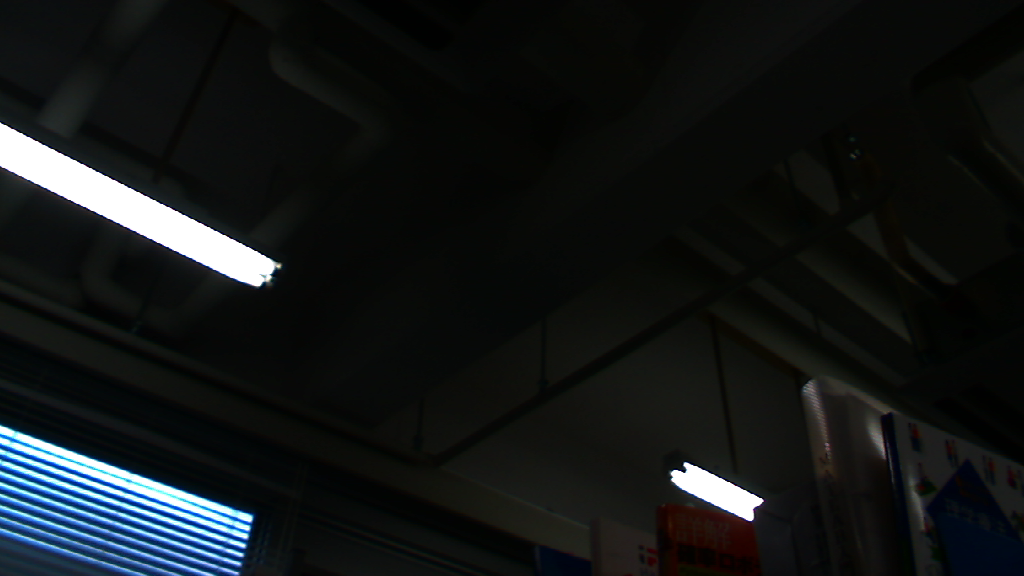
#> input picture final_report/kabe_images/0001.png, 1024 x 576 px; its folder holds 4 pictures in this run
$ python memo2.py
#> lines starting #> are read from the running program, lines starting #| are printed output that depends on the picture
import glob
import cv2
import numpy as np
import matplotlib.pyplot as plt
import scipy.optimize as op


def match_feature(img1, img2):
    # SIFTを用意
    sift = cv2.SIFT_create()
    # 特徴点とdescriberを検出
    kp1, des1 = sift.detectAndCompute(img1, None)
    kp2, des2 = sift.detectAndCompute(img2, None)
    # マッチさせる
    bf = cv2.BFMatcher()
    matches = bf.knnMatch(des1, des2, k=2)
    good = []  # オブジェクトの保管場所
    good2 = []  # オブジェクトの保管場所 drawMatchesKnnに食わせるための形式
    for m, n in matches:
        if m.distance < 0.5*n.distance:  # 厳選を実施
            good.append(m)
            good2.append([m])
    img1_pt = [list(map(int, kp1[m.queryIdx].pt))
               for m in good]  # マッチした１枚目の特徴点
    img2_pt = [list(map(int, kp2[m.trainIdx].pt))
               for m in good]  # マッチした２枚目の特徴点
    img3 = cv2.drawMatchesKnn(img1, kp1, img2, kp2, good2,
                             None, flags=cv2.DrawMatchesFlags_NOT_DRAW_SINGLE_POINTS)  # マッチ状況の描画
    # plt.imshow(img3), plt.show()  # 確認のためマッチの様子を出力

    img1_pt_s = []  # 重複削除後のマッチした特徴点
    img2_pt_s = []
    for i in range(len(img1_pt)):
        if (img1_pt[i] not in img1_pt_s) and (img2_pt[i] not in img2_pt_s):  # 重複の確認
            img1_pt_s.append(img1_pt[i])
            img2_pt_s.append(img2_pt[i])

    img1_pt_s = np.array(img1_pt_s)  # 最適化に備えnumpy形式に変換
    img2_pt_s = np.array(img2_pt_s)
    return img1_pt_s, img2_pt_s


def error_func(t):
    # 特徴点の合致における誤差関数
    answer = 0
    for i in range(len(img1_pt_s)):  # 特徴点の組毎に足しこむ
        # 特徴点間の距離の2乗
        answer += (np.linalg.norm(t+img2_pt_s[i]-img1_pt_s[i]))**2
    t_x.append(t[0])  # プロットのための記録
    t_y.append(t[1])
    accum.append(answer)
    return answer

save_dir='class_CV/final_report/kabe_images'
files=sorted(glob.glob(save_dir+"/*"))

pictures=[]
for file in files:
    print(file)
    pictures.append(cv2.imread(file,0))

canvas_h, canvas_w = 2000, 5000
#> canvas_h = 2000; canvas_w = 5000
canvas = np.zeros((canvas_h, canvas_w))
canvas += 255
height, width = pictures[0].shape
#> height = 576; width = 1024

# 1枚目の写真を貼る
vector_root = np.array([300, 100])
canvas[int(vector_root[0]):int(vector_root[0])+height,
       int(vector_root[1]):int(vector_root[1])+width] = pictures[0]

# 写真を2枚ずつ比べ、2枚目の方だけを描画
for i in range(len(pictures)-1):
    # 写真の名前を定義
    img1 = pictures[i]
    img2 = pictures[i+1]
    # マッチする特徴点を抽出
    img1_pt_s, img2_pt_s = match_feature(img1, img2)
    # 最適化可視化のための記録リスト
    t_x = []
    t_y = []
    accum = []
    # 最適なベクトルtの探索
    vec = op.minimize(error_func, [0, 500]).x
    # 前回のベクトルに足し込むことで全体座標系での移動量を求める
    vector = np.array([vec[1], vec[0]])+vector_root
    # これから貼り付ける画像の大きさを取得
    height, width = img2.shape
    print(int(vector[1]),int(vector[1])+width)
    print(img2.shape,canvas[int(vector[0]):int(vector[0])+height, int(vector[1]):int(vector[1])+width].shape)
    # 現状の値と貼り付け画像の平均をとって貼り付ける
    try:
        canvas[int(vector[0]):int(vector[0])+height, int(vector[1]):int(vector[1])+width] = (img2 +
                                                                                         canvas[int(vector[0]):int(vector[0])+height, int(vector[1]):int(vector[1])+width])/2
        vector_root = vector
        # 最適化過程のプロット
        fig = plt.figure()
        ax = fig.add_subplot(projection='3d')
        ax.plot(t_x, t_y, accum)
        # plt.show()
    except ValueError:
        pictures[i+1]=pictures[i]
# 完成した画像を保存
    cv2.imwrite("class_CV/final_report/canvas.jpg", canvas)
#> this loop made 3 passes
#> pass 1, `img2 = pictures[i+1]`:
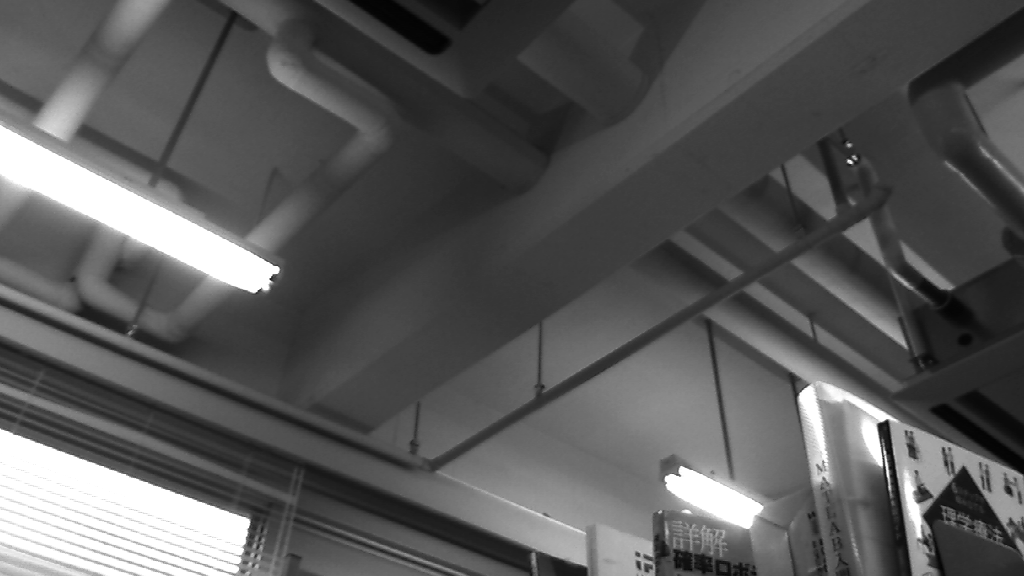
#> img2: shape (576, 1024); min 3, max 255, mean 88.5
#> pass 1, in match_feature, `img3 = cv2.drawMatchesKnn(img1, kp1, img2, kp2, good2, None, flags=cv2..`:
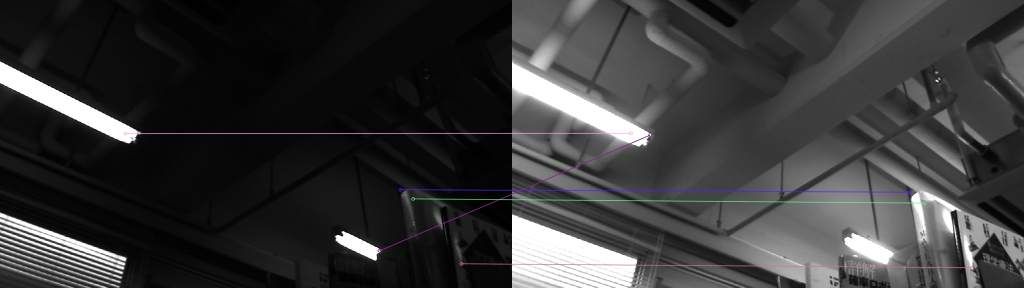
#> img3: shape (576, 2048, 3) (shown at 1/2 size); mean of channels 0, 1, 2 55.7, 55.4, 55.6; drawn as B, G, R
#> pass 1, `cv2.imwrite("class_CV/final_report/canvas.jpg", canvas)`:
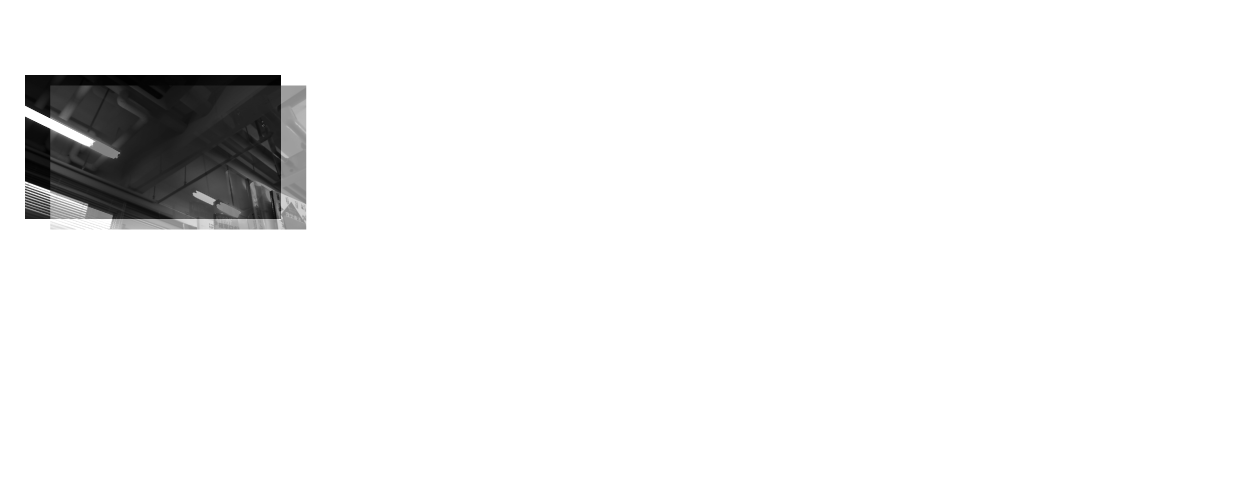
#> saved as canvas.jpg: shape (2000, 5000) (shown at 1/4 size); min 1, max 255, mean 242.2
#> after the loop:
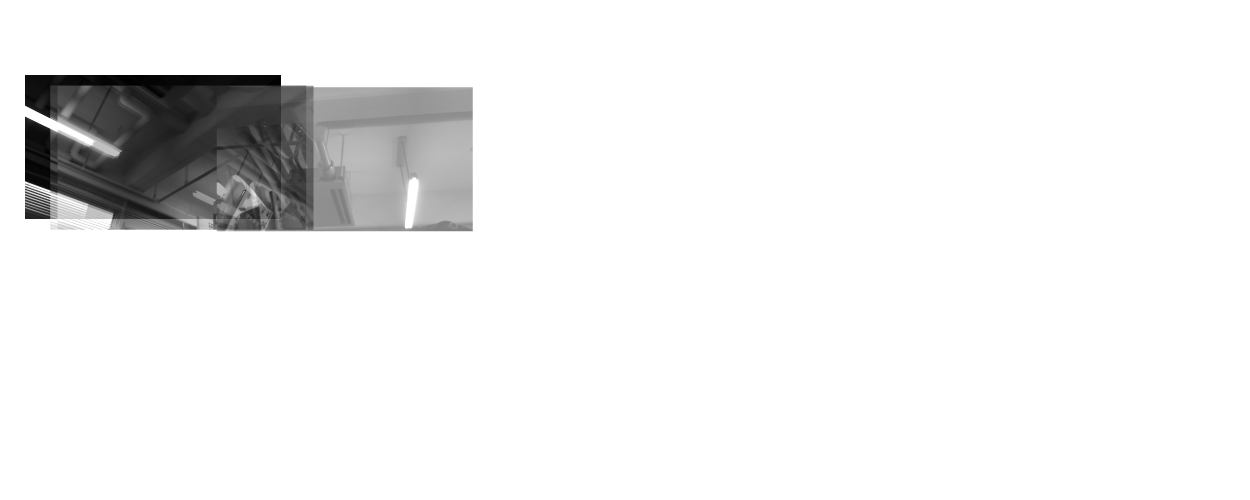
#> canvas: shape (2000, 5000) float64 (shown at 1/4 size); min 1, max 255, mean 239.1
#> after the loop:
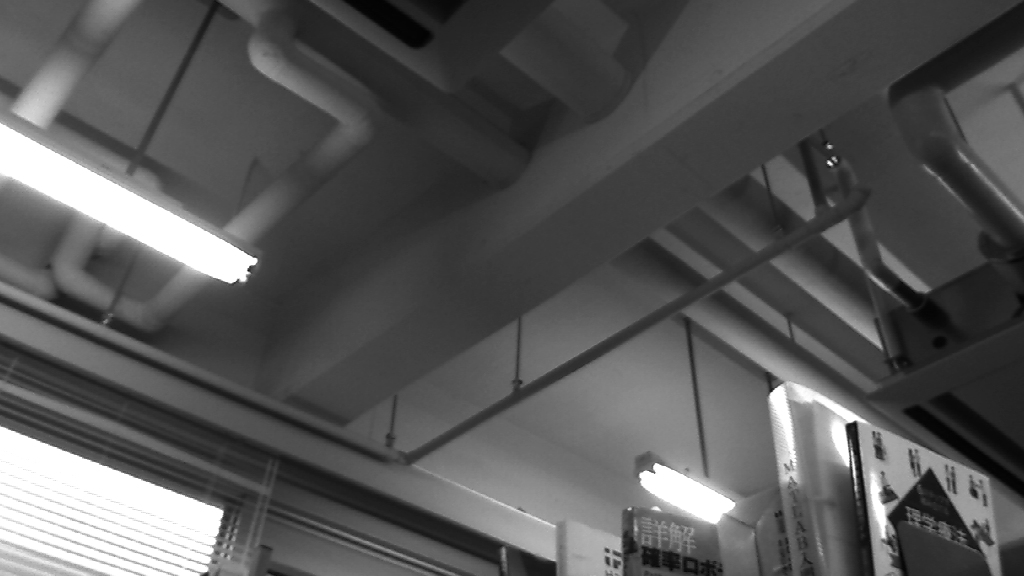
#> img1: shape (576, 1024); min 3, max 255, mean 87.2
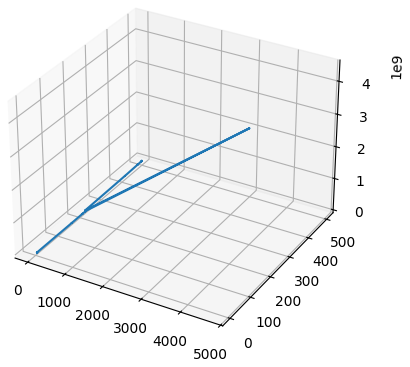
#> figure drawn by matplotlib, 1 panel
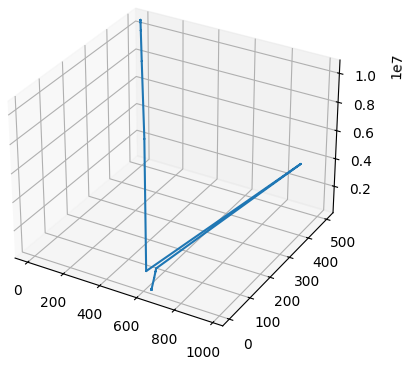
#> figure drawn by matplotlib, 1 panel
